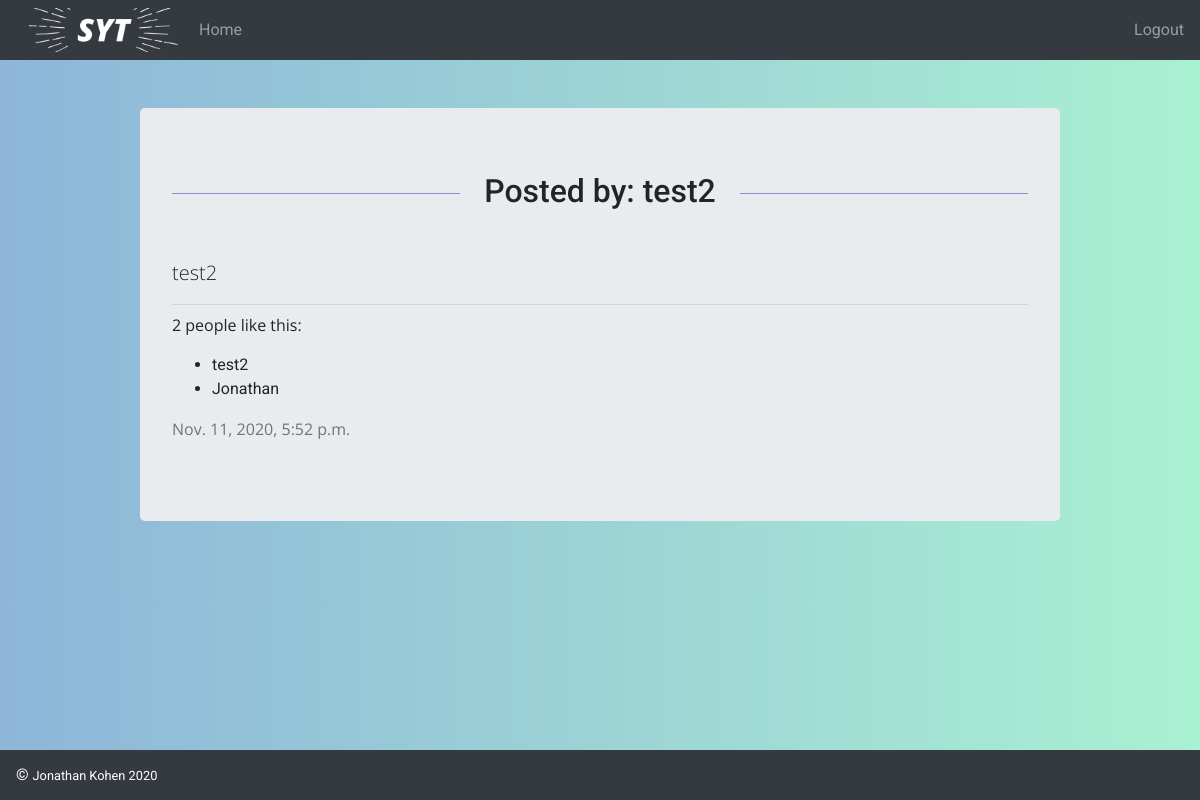
The page /posts/2 on the database its author committed.
### social_network/models.py (models this page shows)
class Post(models.Model):
    content = models.TextField()
    uploader = models.ForeignKey(User, related_name = "posts_uploaded", on_delete = models.CASCADE)
    likes = models.ManyToManyField(User, related_name = "posts_liked")
    created_at = models.DateTimeField(auto_now_add = True)
    updated_at = models.DateTimeField(auto_now = True)
    objects = PostManager()

class User(models.Model):
    first_name = models.CharField(max_length=255)
    last_name = models.CharField(max_length=255)
    email = models.CharField(max_length=255)
    password = models.CharField(max_length=255)
    created_at = models.DateTimeField(auto_now_add = True)
    updated_at = models.DateTimeField(auto_now = True)
    objects = UserManager()

### social_network/views.py (the view)
# urls.py: path('posts/<int:post_id>', views.show),
def show(req, post_id):
    context = {
        "post_object": Post.objects.get(id = post_id)
    }
    return render(req, "show.html", context)

### social_network/templates/show.html (shortened to what this page needs)
<!DOCTYPE html>
<html lang="en">
    <head>
        <link
            rel="stylesheet"
            href="https://stackpath.bootstrapcdn.com/bootstrap/4.5.2/css/bootstrap.min.css"
        />
        {% load static %}
        <link
            rel="stylesheet"
            type="text/css"
            href="{% static 'css/styles.css' %}"
        />
        {% load static %}
    </head>
    <header>
        <nav class="navbar navbar-expand-lg navbar-dark bg-dark">
            {% load static %}
            <img
                src="{% static 'images/navbar_logo.png' %}"
                alt="Logo"
                class="navbar_logo"
            />
            <div class="collapse navbar-collapse" id="navbarSupportedContent">
                <ul class="navbar-nav mr-auto">
                    <li class="nav-item">
                        <a class="nav-link" href="/home">Home</a>
                    </li>
                </ul>
                <a id="logout" href="/logout">Logout</a>
            </div>
        </nav>
    </header>
    <body>
        <div class="container">
            <div class="row my-5">
                <div class="col-lg-10 mx-auto">
                    <div class="jumbotron">
                        <h2 class="mb-5">
                            Posted by: {{post_object.uploader.first_name}}
                        </h2>
                        <p class="lead">{{post_object.content}}</p>
                        <hr class="my-2" />
                        <p>{{post_object.likes.all.count}} people like this:</p>
                        <ul>
                            {% for user_object in post_object.likes.all %}
                            <li>{{user_object.first_name}}</li>
                            {% endfor %}
                        </ul>
                        <p class="text-muted">{{post_object.created_at}}</p>
                    </div>
                </div>
            </div>
        </div>
        <footer>
            <nav class="navbar fixed-bottom navbar-dark bg-dark">
                <a class="navbar-brand" href="https://github.com/jonathankohen"
                    >&copy; <small>Jonathan Kohen 2020</small></a
                >
            </nav>
        </footer>
    </body>
</html>

### social_network/static/css/styles.css (style rules this page uses)
:root { --blue: #8db6d9; --mint: #aaf0d2; --purple: #8d90d9; --dark-purple: #7575d0; --text-shadow: 0px 2px 1px rgba(0, 0, 0, 0.4), 0px 2px 3px rgba(0, 0, 0, 0.1), 0px 6px 8px rgba(0, 0, 0, 0.1); }
body { font-family: 'Roboto', sans-serif; background: linear-gradient(to right, var(--blue), var(--mint)); }
.navbar-brand { font-size: medium; }
.navbar_logo { width: 175px; }
#logout { color: rgba(255, 255, 255, 0.5); display: block; padding: 0.5rem 0rem; }
h2 { overflow: hidden; text-align: center; }
h2:before, h2:after { background-color: var(--purple); content: ''; display: inline-block; height: 1px; position: relative; vertical-align: middle; width: 50%; }
h2:before { right: 0.5em; margin-left: -50%; }
h2:after { left: 0.5em; margin-right: -50%; }
p { font-family: 'Open Sans', sans-serif; }

### rows shown on the page
Post: uploader.first_name "test2", content "test2", likes.all.count "2", created_at "Nov. 11, 2020, 5:52 p.m."
User: first_name "test2"
User: first_name "Jonathan"
